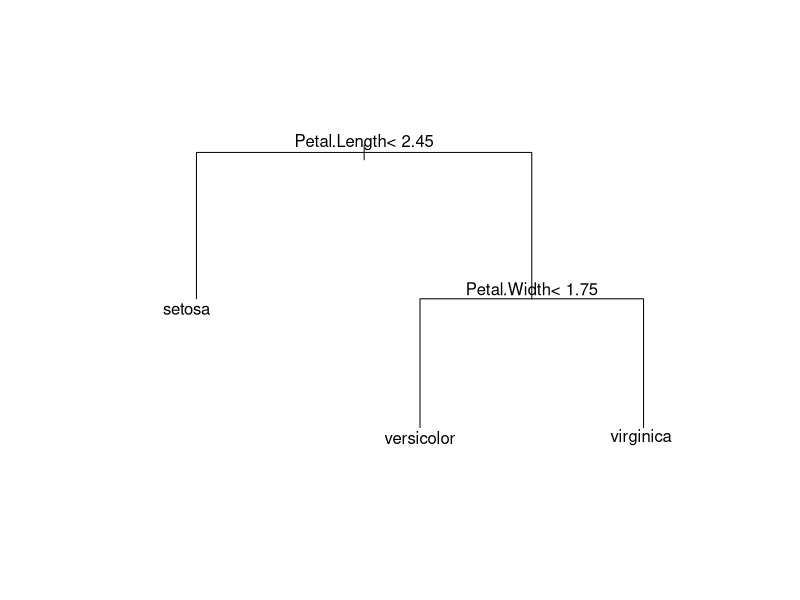
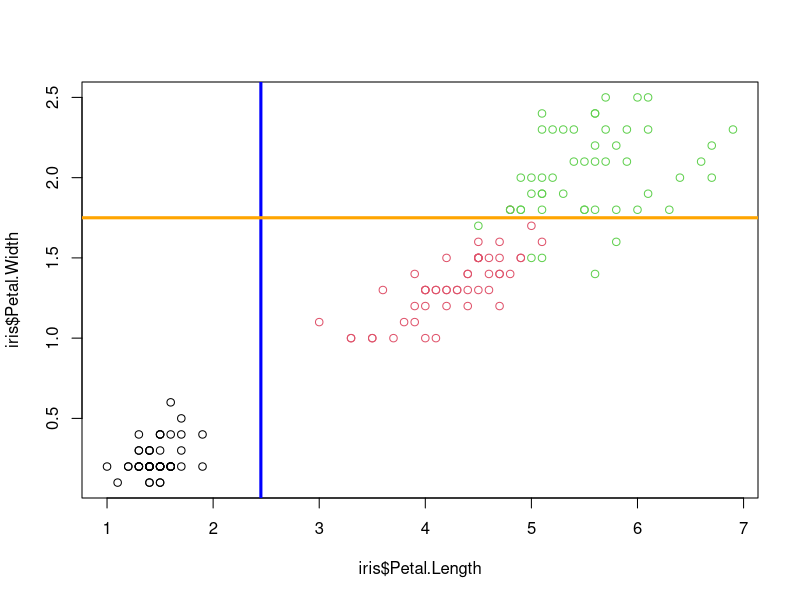
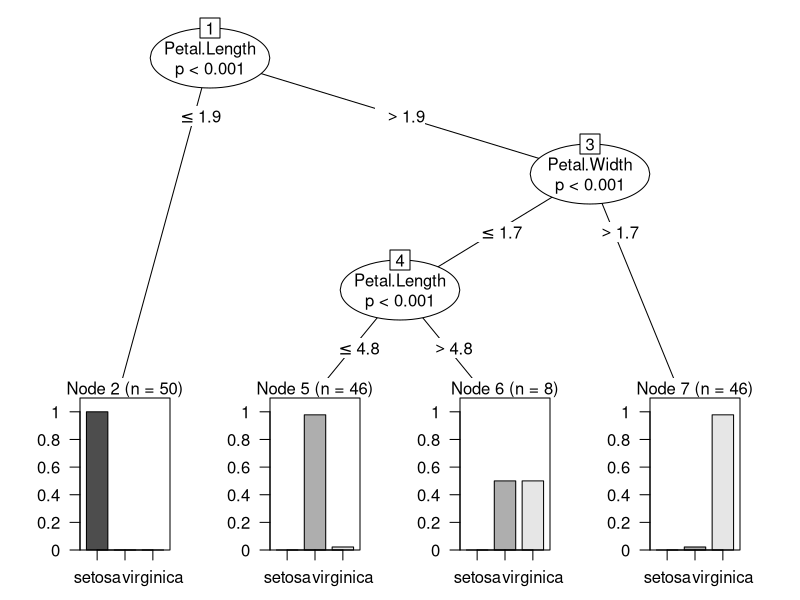
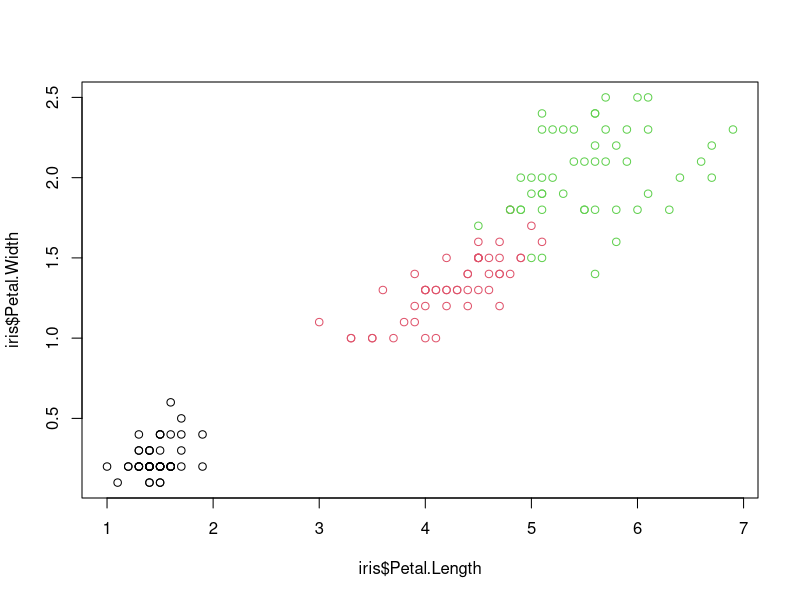
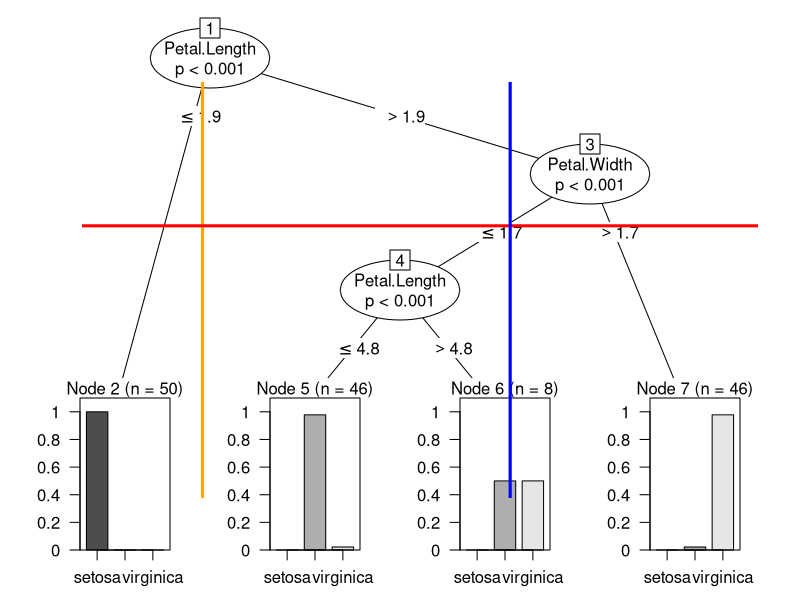
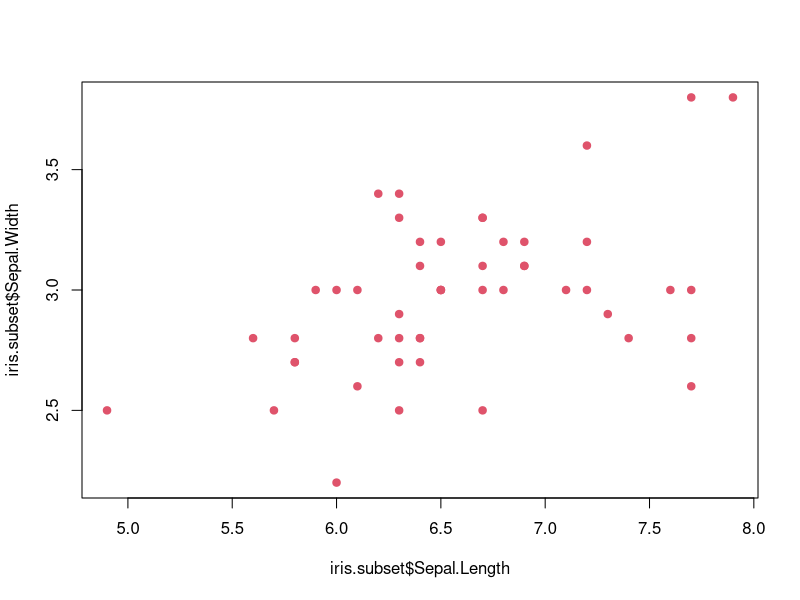

These charts were generated, in order, by the following R code: (Note: this script raises an error after producing the figures.)
# 使用rpart 做iris 分類
data(iris)
View(iris)

library(rpart)
fit <- rpart(Species ~ Sepal.Length + Sepal.Width + Petal.Length + Petal.Width, data = iris)
fit
plot(fit, margin=0.2)
text(fit)


plot(iris$Petal.Length, iris$Petal.Width, col=iris$Species)
abline(v = 2.45, col="blue", lwd = 3)
abline(h = 1.75, col="orange", lwd= 3)

## 驗證預測結果
head(predict(fit, newdata = iris))
predicted <- predict(fit, newdata = iris, type= "class")
table(predicted, iris$Species)


# 使用ctree 做iris 分類
library(party)
fit <- ctree(Species ~ ., data = iris)
plot(fit)

plot(iris$Petal.Length, iris$Petal.Width, col=iris$Species)
plot(fit)
abline(v = 1.9, col="orange", lwd= 3)
abline(h = 1.7, col="red", lwd= 3)
abline(v = 4.8, col="blue", lwd = 3)



predicted <- predict(fit, newdata = iris, type= "response")
table(predicted, iris$Species)


## Logistic Regression
data(iris)
iris         <- iris[(iris$Species!="setosa"),]
iris$Species <- factor(iris$Species)
fit          <- glm(Species~.,iris,family=binomial)
summary(fit)

predicted <- predict(fit, iris[,1:4], type= "response")
table(ifelse(predicted > 0.5, 'virginica', 'versicolor'), iris[,5])

## 比較決策樹的分類結果
fit2        <- ctree(Species~.,data=iris)
predicted2 <- predict(fit2, iris[,1:4], type= "response")
table(predicted2, iris[,5])



library(e1071)
data(iris)
fit <-svm(Species~.,iris)
summary(fit)
table(predict(fit, iris[,-5]), iris[,5])


## SVM with lower cost
iris.subset = subset(iris, select=c("Sepal.Length", "Sepal.Width", "Species"), Species %in% c("setosa","virginica"))
plot(x=iris.subset$Sepal.Length,y=iris.subset$Sepal.Width, col=iris.subset$Species, pch=19)
svm.model = svm(Species ~ ., data=iris.subset, kernel='linear', cost=1, scale=FALSE)
points(iris.subset[svm.model$index,c(1,2)],col="blue",cex=2)
w = t(svm.model$coefs) %*% svm.model$SV
b = -svm.model$rho
abline(a=-b/w[1,2], b=-w[1,1]/w[1,2], col="red", lty=5)
plot(x=iris.subset$Sepal.Length,y=iris.subset$Sepal.Width, col=iris.subset$Species, pch=19)

## SVM with higher cost
svm.model <- svm(Species ~ ., data=iris.subset, type='C-classification', kernel='linear', cost=10000, scale=FALSE)
points(iris.subset[svm.model$index,c(1,2)],col="blue",cex=2)
w <- t(svm.model$coefs) %*% svm.model$SV
b <- -svm.model$rho
abline(a=-b/w[1,2], b=-w[1,1]/w[1,2], col="red", lty=5)


## http://scikit-learn.org/stable/_images/sphx_glr_plot_iris_0012.png


## 使用caret 呼叫不同的機器學習函式
library(caret)

rpartfit <- train(Species ~.  , data = iris, method = "rpart")
rffit    <- train(Species ~.  , data = iris, method = "rf")
svmfit   <- train(Species ~.  , data = iris, method = "svmLinear")
names(getModelInfo())
